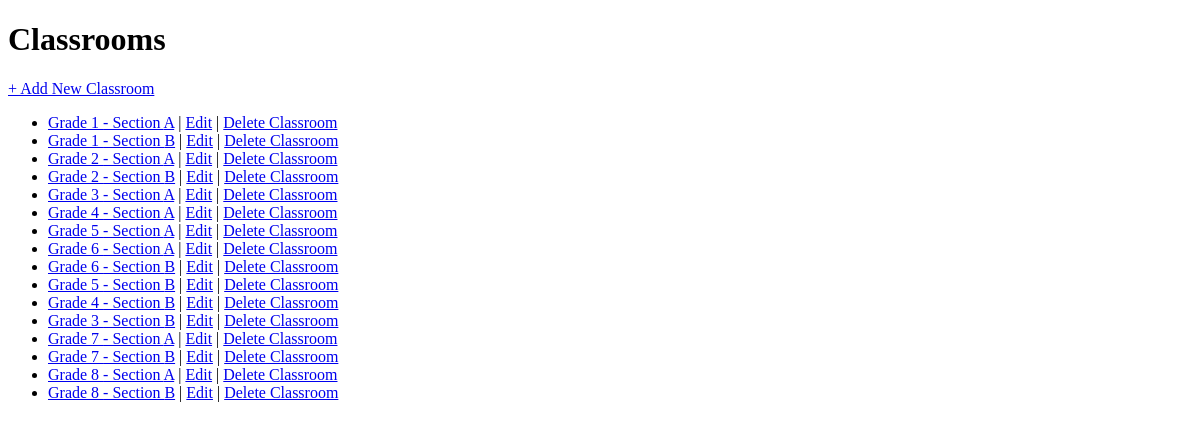
Page /classrooms/ on the earlier database version.
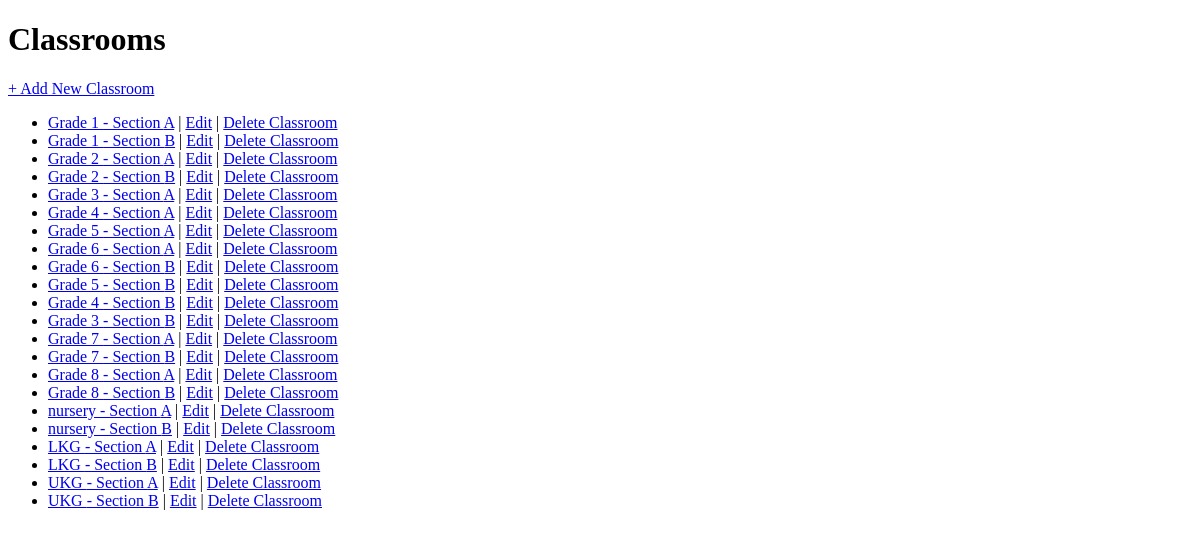
Same page on the later database version.
### school/models.py (models this page shows, shortened)
class ClassRoom(models.Model):
    name = models.CharField(max_length=50)
    section = models.CharField(max_length=5, blank=True)
    description = models.TextField(blank=True, null=True)

### school/views.py (the view)
# urls.py: path('classrooms/', views.classroom_list, name='classroom_list'),
def classroom_list(request):
    classrooms = ClassRoom.objects.all()
    return render(request, 'school/classroom_list.html', {'classrooms': classrooms})

### school/templates/school/classroom_list.html (shortened to what this page needs)
<!DOCTYPE html>
<html>
<head>
</head>
<body>
    <h1>Classrooms</h1>
   <p> <a href="{% url 'classroom_create' %}">+ Add New Classroom</a></p>
    <ul>
        {% for classroom in classrooms %}
        <li>
            <a href="{% url 'classroom_detail' classroom.pk %}">{{ classroom.name }} - Section {{ classroom.section }}</a>
            |
            <a href="{% url 'classroom_update' classroom.pk %}">Edit</a>
            |
            <a href="{% url 'delete_classroom' classroom.pk %}">Delete Classroom</a>
        </li>
        {% empty %}
        <li>No classrooms available.</li>
        {% endfor %}
    </ul>
</body>
</html>

Differences in the rows shown:
added ClassRoom: name "nursery", section "A"
added ClassRoom: name "nursery", section "B"
added ClassRoom: name "LKG", section "A"
added ClassRoom: name "LKG", section "B"
added ClassRoom: name "UKG", section "A"
added ClassRoom: name "UKG", section "B"
